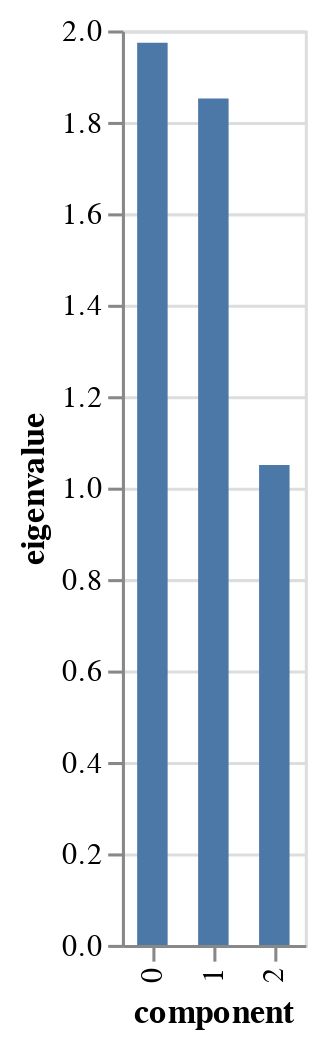

The notebook cell saved with this chart:
### Code cell
pca.scree_plot()

### Figure 1 — Vega-Lite specification as saved in the notebook (floating-point values rounded to 4 significant figures)
{"config": {"view": {"continuousWidth": 400, "continuousHeight": 300}}, "data": {"name": "data-3cbb00944bfb2d7950b50eee6924fdd9"}, "mark": {"type": "bar", "size": 10}, "encoding": {"tooltip": [{"field": "component", "type": "nominal"}, {"field": "eigenvalue", "type": "quantitative"}, {"field": "% of variance", "type": "quantitative"}, {"field": "% of variance (cumulative)", "type": "quantitative"}], "x": {"field": "component", "type": "nominal"}, "y": {"field": "eigenvalue", "type": "quantitative"}}, "$schema": "https://vega.github.io/schema/vega-lite/v4.17.0.json", "datasets": {"data-3cbb00944bfb2d7950b50eee6924fdd9": [{"component": "0", "eigenvalue": 1.973, "% of variance": 24.67, "% of variance (cumulative)": 24.67}, {"component": "1", "eigenvalue": 1.851, "% of variance": 23.14, "% of variance (cumulative)": 47.81}, {"component": "2", "eigenvalue": 1.05, "% of variance": 13.12, "% of variance (cumulative)": 60.93}]}}
